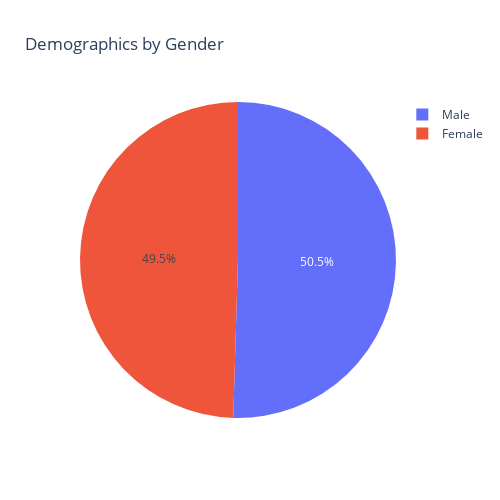

Here is the notebook cell this chart was saved with:
### Code cell
fig = px.pie(df_gender, values='pct', names='gender', title='Demographics by Gender')
fig.update_layout(
    autosize=False,
    width=500,
    height=500)

fig.show()

### Figure 1 — Plotly figure (JSON) as saved in the notebook; plotly's stock layout.template omitted (floating-point values rounded to 4 significant figures)
{"data": [{"domain": {"x": [0, 1], "y": [0, 1]}, "hovertemplate": "gender=%{label}<br>pct=%{value}<extra></extra>", "labels": ["Female", "Male"], "legendgroup": "", "name": "", "showlegend": true, "type": "pie", "values": [49.52, 50.48]}], "layout": {"autosize": false, "height": 500, "legend": {"tracegroupgap": 0}, "title": {"text": "Demographics by Gender"}, "width": 500}}
